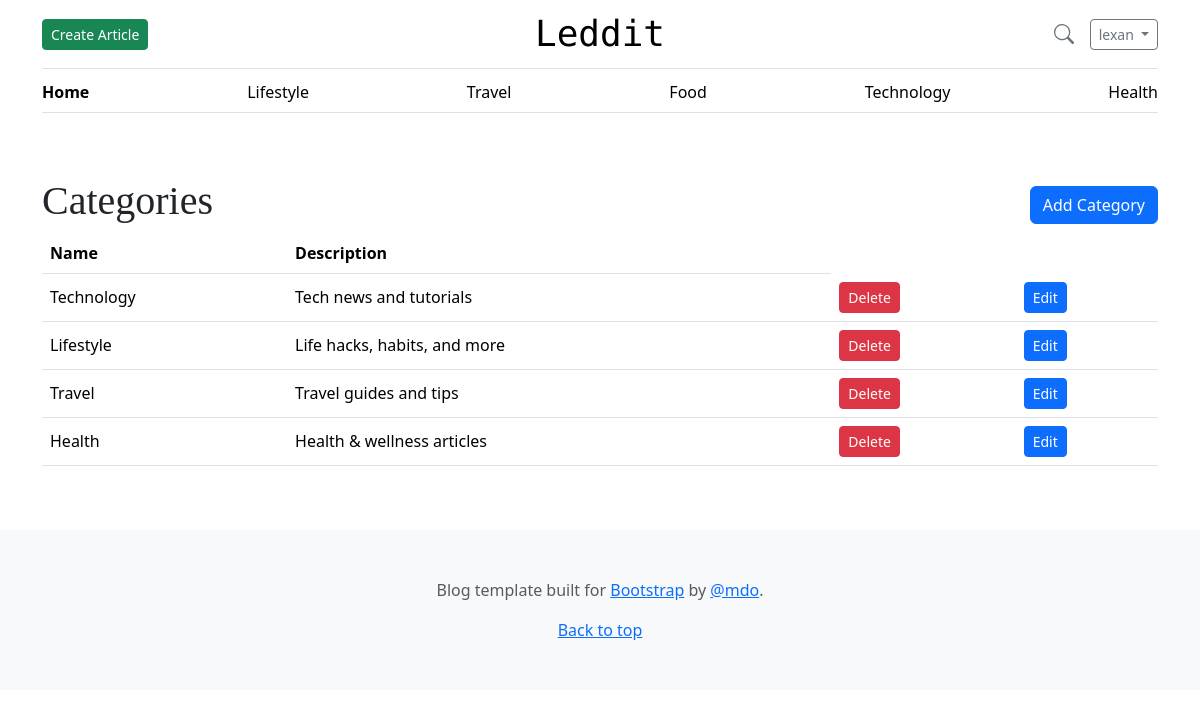
The app's page /admin_panel/categories/categories.php (signed in) with its own data.
### tables this page shows
CREATE TABLE categories (
    category_id INT AUTO_INCREMENT PRIMARY KEY,
    name VARCHAR(100) UNIQUE NOT NULL,
    description VARCHAR(255)
);

### www/admin_panel/categories/categories.php (the view, shortened to what this page needs)
<?php
require_once("../../db_access.php");
$sqlAllCategories = "SELECT category_id, name, description
        FROM categories
        ";
$stmt = $pdo->prepare($sqlAllCategories);
$stmt->execute();
$allCategories = $stmt->fetchAll(PDO::FETCH_ASSOC);
?>
<!DOCTYPE html>
<html lang="en">
<head>
    <?php readfile("../../assets/head.html"); ?>
</head>
<body>
<?php require_once("../../assets/navbar.php"); ?>
<main class="container py-5">
    <div class="d-flex justify-content-between align-items-center">
        <h1>Categories</h1>
        <button type="button" class="btn btn-primary"
                data-bs-toggle="modal" data-bs-target="#createCategoryModal">
            Add Category
        </button>
    </div>
    <table class="table align-middle">
        <thead>
            <tr>
                <th>Name</th>
                <th>Description</th>
            </tr>
        </thead>
        <tbody>
        <?php foreach ($allCategories as $row): ?>
            <tr>
                <td><?= htmlspecialchars($row["name"]) ?></td>
                <td><?= htmlspecialchars($row["description"]) ?></td>
                <td>
                    <form method="post" action="delete_categories.php" onsubmit="return confirm('Delete Category?');">
                        <button type="submit" class="btn btn-danger btn-sm">
                            Delete
                        </button>
                    </form>
                </td>
                <td>
                    <a href="edit_categories.php?id=<?= (int)$row['category_id'] ?>" class="btn btn-primary btn-sm">
                        Edit
                    </a>
                </td>
            </tr>
        <?php endforeach; ?>
        </tbody>
    </table>
</main>
<?php readfile("../../assets/footer.html"); ?>
</body>
</html>

### www/assets/css/blog.css (style rules this page uses)
h1, h2, h3, h4, h5, h6 { font-family: "Playfair Display", Georgia, "Times New Roman", serif; }

### records on screen
categories: name "Technology", description "Tech news and tutorials"
categories: name "Lifestyle", description "Life hacks, habits, and more"
categories: name "Travel", description "Travel guides and tips"
categories: name "Health", description "Health & wellness articles"

### other values on screen
$_SESSION["user_name_logged_in"] "lexan"
